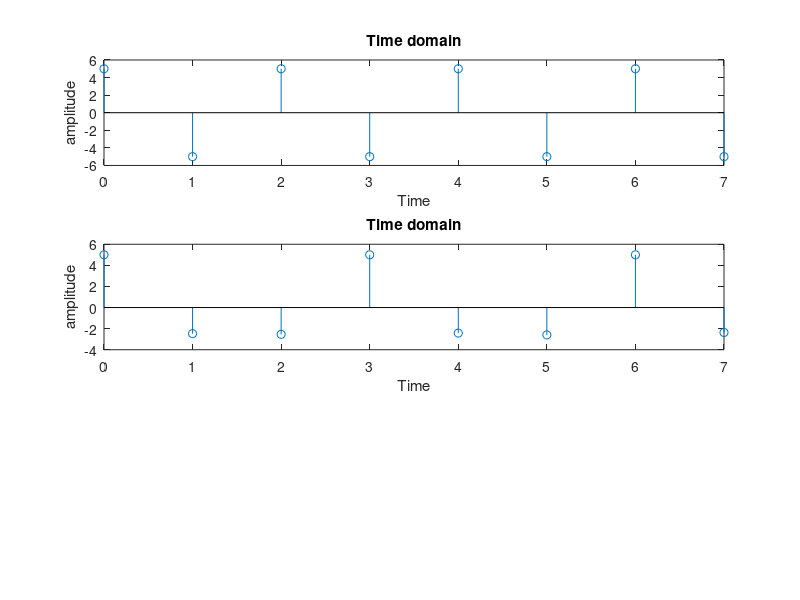

MATLAB code for this plot:
clear;
N=8;
F1=1000;

f1s=2000;
f2s=750;
%1_number
n=0:N-1
x1n=5*sin(2*3.14*(F1/f1s)*n+(3.14/2));
 x1n
 %2_number
 n=0:N-1
 x2n=5*sin(2*3.14*(F1/f2s)*n+(3.14/2));
 x2n
 
 
 t=0:N-1
subplot(311)
stem(t,x1n)
xlabel('Time');
ylabel('amplitude');
title('Time domain');

subplot(312)
stem(t,x2n)
xlabel('Time');
ylabel('amplitude');
title('Time domain');

